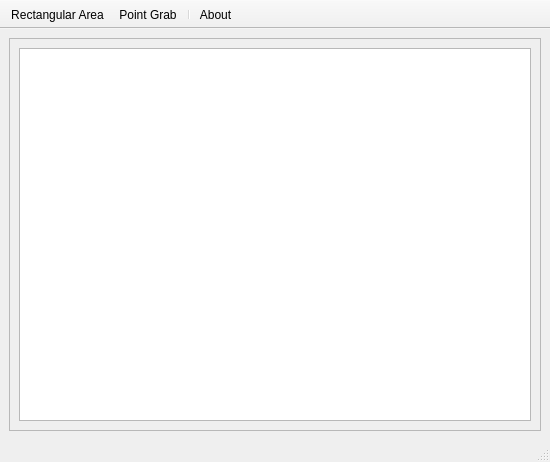
<?xml version="1.0" encoding="UTF-8"?>
<ui version="4.0">
 <class>MainWindow</class>
 <widget class="QMainWindow" name="MainWindow">
  <property name="geometry">
   <rect>
    <x>0</x>
    <y>0</y>
    <width>550</width>
    <height>462</height>
   </rect>
  </property>
  <property name="sizePolicy">
   <sizepolicy hsizetype="Fixed" vsizetype="Fixed">
    <horstretch>0</horstretch>
    <verstretch>0</verstretch>
   </sizepolicy>
  </property>
  <property name="maximumSize">
   <size>
    <width>550</width>
    <height>462</height>
   </size>
  </property>
  <property name="windowTitle">
   <string>Info Tools</string>
  </property>
  <widget class="QWidget" name="centralwidget">
   <layout class="QVBoxLayout" name="verticalLayout">
    <item>
     <widget class="QScrollArea" name="scrollArea">
      <property name="frameShadow">
       <enum>QFrame::Plain</enum>
      </property>
      <property name="widgetResizable">
       <bool>true</bool>
      </property>
      <widget class="QWidget" name="scrollAreaWidgetContents">
       <property name="geometry">
        <rect>
         <x>0</x>
         <y>0</y>
         <width>530</width>
         <height>355</height>
        </rect>
       </property>
       <layout class="QVBoxLayout" name="verticalLayout_2">
        <item>
         <widget class="QTextBrowser" name="textarea"/>
        </item>
       </layout>
      </widget>
     </widget>
    </item>
   </layout>
  </widget>
  <widget class="QMenuBar" name="menubar">
   <property name="geometry">
    <rect>
     <x>0</x>
     <y>0</y>
     <width>550</width>
     <height>25</height>
    </rect>
   </property>
  </widget>
  <widget class="QStatusBar" name="statusbar"/>
  <widget class="QToolBar" name="toolBar">
   <property name="windowTitle">
    <string>toolBar</string>
   </property>
   <property name="movable">
    <bool>false</bool>
   </property>
   <attribute name="toolBarArea">
    <enum>TopToolBarArea</enum>
   </attribute>
   <attribute name="toolBarBreak">
    <bool>false</bool>
   </attribute>
   <addaction name="actionRect"/>
   <addaction name="actionPoint"/>
   <addaction name="separator"/>
   <addaction name="actionAbout"/>
  </widget>
  <action name="actionRect">
   <property name="icon">
    <iconset resource="resources.qrc">
     <normaloff>:/infotools/rect</normaloff>:/infotools/rect</iconset>
   </property>
   <property name="text">
    <string>Rectangular Area</string>
   </property>
   <property name="toolTip">
    <string>Draw rectangular area</string>
   </property>
  </action>
  <action name="actionPoint">
   <property name="icon">
    <iconset resource="resources.qrc">
     <normaloff>:/infotools/point</normaloff>:/infotools/point</iconset>
   </property>
   <property name="text">
    <string>Point Grab</string>
   </property>
   <property name="toolTip">
    <string>Grab Point Infos</string>
   </property>
  </action>
  <action name="actionAbout">
   <property name="icon">
    <iconset resource="resources.qrc">
     <normaloff>:/infotools/about</normaloff>:/infotools/about</iconset>
   </property>
   <property name="text">
    <string>About</string>
   </property>
   <property name="toolTip">
    <string>About</string>
   </property>
  </action>
 </widget>
 <resources>
  <include location="resources.qrc"/>
 </resources>
 <connections/>
</ui>
